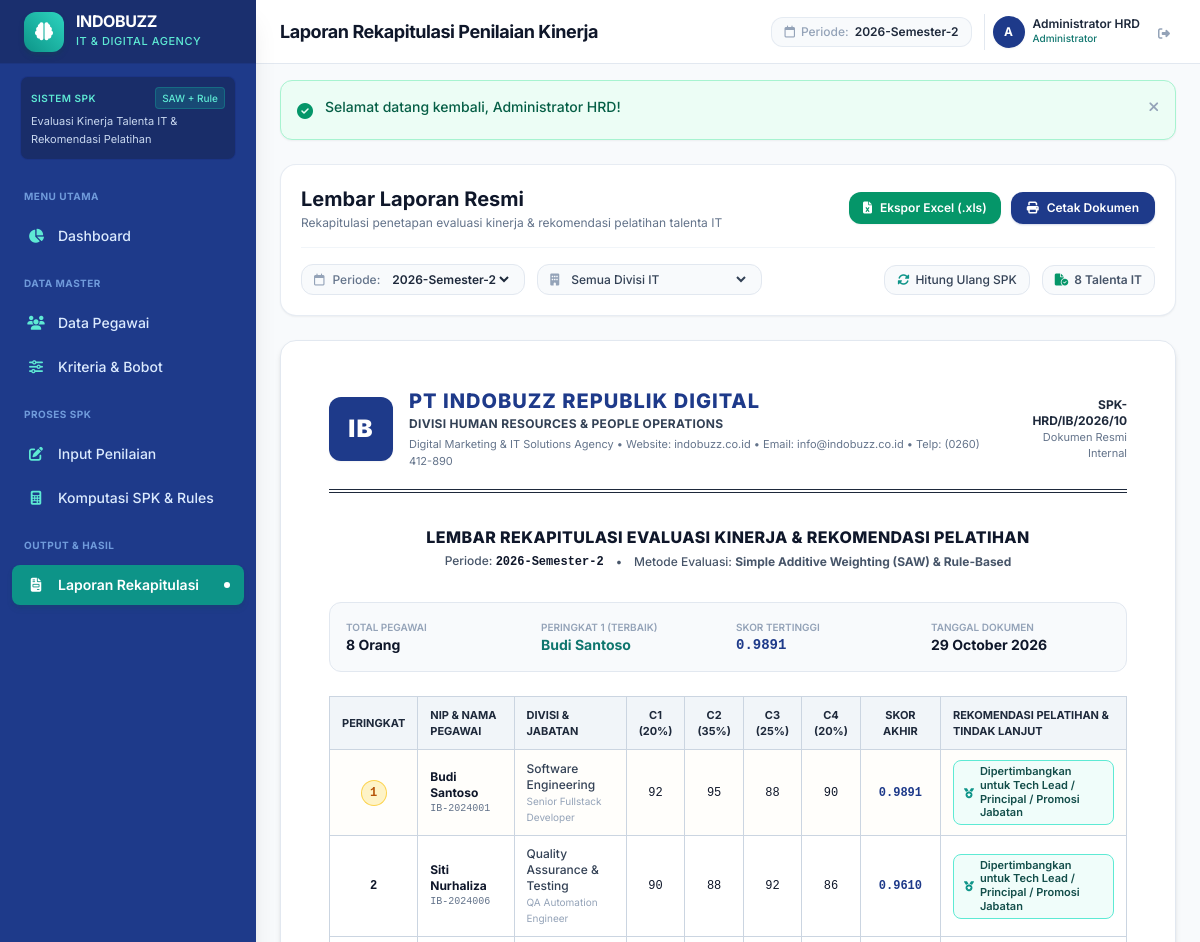
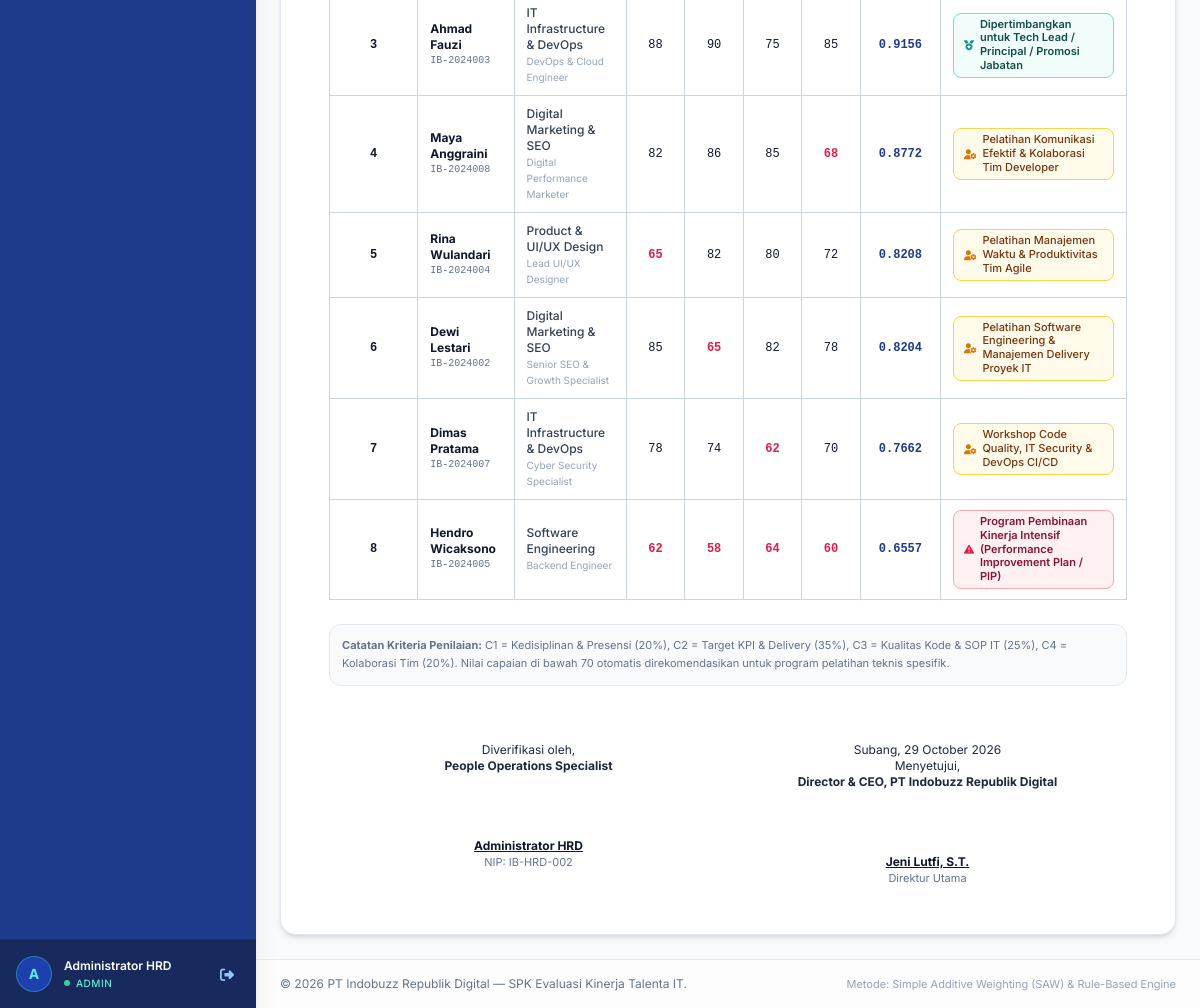
Screenshot of /laporan.php (signed in) with the database file from the repository (2 pictures, top to bottom).
### tables this page shows
CREATE TABLE `pegawai` (
  `id` int(11) NOT NULL AUTO_INCREMENT,
  `nip` varchar(20) NOT NULL,
  `nama` varchar(100) NOT NULL,
  `departemen` varchar(50) NOT NULL,
  `jabatan` varchar(50) NOT NULL,
  `created_at` timestamp NOT NULL DEFAULT current_timestamp(),
  PRIMARY KEY (`id`),
  UNIQUE KEY `nip` (`nip`)
);

CREATE TABLE `hasil_spk` (
  `id` int(11) NOT NULL AUTO_INCREMENT,
  `penilaian_id` int(11) NOT NULL,
  `nilai_akhir_v` decimal(5,4) NOT NULL,
  `ranking` int(11) NOT NULL,
  `rekomendasi_pelatihan` text NOT NULL,
  `calculated_at` timestamp NOT NULL DEFAULT current_timestamp() ON UPDATE current_timestamp(),
  PRIMARY KEY (`id`),
  KEY `fk_hasil_penilaian` (`penilaian_id`),
  CONSTRAINT `fk_hasil_penilaian` FOREIGN KEY (`penilaian_id`) REFERENCES `penilaian` (`id`) ON DELETE CASCADE
);

CREATE TABLE `penilaian` (
  `id` int(11) NOT NULL AUTO_INCREMENT,
  `pegawai_id` int(11) NOT NULL,
  `periode` varchar(20) NOT NULL,
  `c1` decimal(5,2) NOT NULL,
  `c2` decimal(5,2) NOT NULL,
  `c3` decimal(5,2) NOT NULL,
  `c4` decimal(5,2) NOT NULL,
  `created_at` timestamp NOT NULL DEFAULT current_timestamp(),
  PRIMARY KEY (`id`),
  KEY `fk_penilaian_pegawai` (`pegawai_id`),
  CONSTRAINT `fk_penilaian_pegawai` FOREIGN KEY (`pegawai_id`) REFERENCES `pegawai` (`id`) ON DELETE CASCADE
);

### laporan.php (the view, shortened to what the rows shown need)
<?php
require_once __DIR__ . '/config/database.php';
$periode = $_GET['periode'] ?? ($_SESSION['active_periode'] ?? '2026-Semester-2');
$sql = "
    SELECT h.*, p.c1, p.c2, p.c3, p.c4, pg.nip, pg.nama, pg.departemen, pg.jabatan
    FROM hasil_spk h
    JOIN penilaian p ON h.penilaian_id = p.id
    JOIN pegawai pg ON p.pegawai_id = pg.id
    WHERE p.periode = :periode
";
$params = [':periode' => $periode];
$sql .= " ORDER BY h.ranking ASC";
$stmt = $pdo->prepare($sql);
$stmt->execute($params);
$laporanList = $stmt->fetchAll();
require_once __DIR__ . '/includes/header.php';
?>
<?php require_once __DIR__ . '/includes/sidebar.php'; ?>
<div class="flex-1 flex flex-col min-w-0 overflow-y-auto">
    <div class="no-print">
        <?php require_once __DIR__ . '/includes/topbar.php'; ?>
    </div>
    <main class="p-6 max-w-7xl w-full mx-auto space-y-6">
        <div class="no-print bg-white rounded-2xl p-5 border border-slate-200/80 shadow-sm space-y-4">
            <div class="flex flex-col sm:flex-row sm:items-center justify-between gap-4 pb-4 border-b border-slate-100">
                <div>
                    <h1 class="text-xl font-bold text-slate-900">Lembar Laporan Resmi</h1>
                </div>
            </div>
        </div>
        <div class="bg-white rounded-2xl p-8 sm:p-12 border border-slate-200 shadow-md printable-area max-w-5xl mx-auto space-y-6">
            <div class="border-b-4 border-double border-slate-800 pb-5 flex items-center justify-between gap-6">
                <div class="flex items-center gap-4">
                    <div>
                        <h2 class="text-xl font-extrabold text-[#1E3A8A] tracking-wider uppercase leading-tight">
                            PT INDOBUZZ REPUBLIK DIGITAL
                        </h2>
                    </div>
                </div>
            </div>
            <div class="bg-slate-50 rounded-xl p-4 border border-slate-200 text-xs text-slate-700 grid grid-cols-2 sm:grid-cols-4 gap-4">
                <div>
                    <span class="text-slate-400 block text-[10px] uppercase font-semibold">Peringkat 1 (Terbaik)</span>
                    <strong class="text-sm font-bold text-teal-700"><?= !empty($laporanList) ? htmlspecialchars($laporanList[0]['nama']) : '-' ?></strong>
                </div>
                <div>
                    <span class="text-slate-400 block text-[10px] uppercase font-semibold">Skor Tertinggi</span>
                    <strong class="text-sm font-bold text-[#1E3A8A] font-mono"><?= !empty($laporanList) ? number_format($laporanList[0]['nilai_akhir_v'], 4) : '-' ?></strong>
                </div>
            </div>
            <div class="overflow-x-auto">
                <table class="w-full text-left text-xs border border-slate-300 border-collapse">
                    <thead class="bg-slate-100 text-slate-800 font-bold uppercase text-[11px] border-b border-slate-300">
                        <tr>
                            <th class="py-2.5 px-3 border border-slate-300 text-center w-12">Peringkat</th>
                            <th class="py-2.5 px-3 border border-slate-300">NIP & Nama Pegawai</th>
                            <th class="py-2.5 px-3 border border-slate-300">Divisi & Jabatan</th>
                            <th class="py-2.5 px-3 border border-slate-300 text-center w-14" title="Presensi & Standup (Bobot 20%)">C1 (20%)</th>
                            <th class="py-2.5 px-3 border border-slate-300 text-center w-14" title="Target KPI & Delivery (Bobot 35%)">C2 (35%)</th>
                            <th class="py-2.5 px-3 border border-slate-300 text-center w-14" title="Kualitas Kode & SOP (Bobot 25%)">C3 (25%)</th>
                            <th class="py-2.5 px-3 border border-slate-300 text-center w-14" title="Kolaborasi Tim (Bobot 20%)">C4 (20%)</th>
                            <th class="py-2.5 px-3 border border-slate-300 text-center w-20">Skor Akhir</th>
                            <th class="py-2.5 px-3 border border-slate-300">Rekomendasi Pelatihan & Tindak Lanjut</th>
                        </tr>
                    </thead>
                    <tbody class="divide-y divide-slate-200">
                        <?php if (empty($laporanList)): ?>
                            <tr>
                                <td colspan="9" class="py-8 text-center text-slate-400">
                                    <i class="fa-regular fa-folder-open text-2xl mb-1 text-slate-300 block"></i>
                                    Tidak ada data untuk periode / departemen yang dipilih.
                                </td>
                            </tr>
                        <?php else: ?>
                            <?php foreach ($laporanList as $item): ?>
                                <?php
                                $rec = $item['rekomendasi_pelatihan'];
                                $badgeStyle = 'bg-blue-50 text-blue-800 border-blue-200';
                                $icon = 'fa-circle-info';
                                if (str_contains($rec, 'Tech Lead') || str_contains($rec, 'Promosi') || str_contains($rec, 'Principal')) {
                                    $badgeStyle = 'bg-teal-50 text-teal-900 border-teal-300 font-semibold';
                                    $icon = 'fa-medal text-teal-600';
                                } elseif (str_contains($rec, 'PIP') || str_contains($rec, 'Intensif')) {
                                    $badgeStyle = 'bg-rose-50 text-rose-900 border-rose-300 font-semibold';
                                    $icon = 'fa-triangle-exclamation text-rose-600';
                                } elseif (str_contains($rec, 'Pelatihan') || str_contains($rec, 'Workshop')) {
                                    $badgeStyle = 'bg-amber-50 text-amber-900 border-amber-300 font-medium';
                                    $icon = 'fa-user-gear text-amber-600';
                                }
                                ?>
                                <tr class="hover:bg-slate-50 <?= $item['ranking'] == 1 ? 'bg-amber-50/20' : '' ?>">
                                    <td class="py-2.5 px-3 border border-slate-300 text-center font-bold font-mono">
                                        <?php if ($item['ranking'] == 1): ?>
                                            <span class="inline-flex items-center justify-center w-6 h-6 rounded-full bg-amber-100 text-amber-700 font-bold text-xs ring-1 ring-amber-300">
                                                1
                                            </span>
                                        <?php else: ?>
                                            <?= $item['ranking'] ?>
                                        <?php endif; ?>
                                    </td>
                                    <td class="py-2.5 px-3 border border-slate-300">
                                        <div class="font-bold text-slate-900"><?= htmlspecialchars($item['nama']) ?></div>
                                        <div class="text-[10px] text-slate-500 font-mono"><?= htmlspecialchars($item['nip']) ?></div>
                                    </td>
                                    <td class="py-2.5 px-3 border border-slate-300 text-slate-700">
                                        <div class="font-medium"><?= htmlspecialchars($item['departemen']) ?></div>
                                        <div class="text-[10px] text-slate-400"><?= htmlspecialchars($item['jabatan']) ?></div>
                                    </td>
                                    <td class="py-2.5 px-3 border border-slate-300 text-center font-mono <?= $item['c1'] < 70 ? 'text-rose-600 font-bold' : '' ?>">
                                        <?= number_format($item['c1'], 0) ?>
                                    </td>
                                    <td class="py-2.5 px-3 border border-slate-300 text-center font-mono <?= $item['c2'] < 70 ? 'text-rose-600 font-bold' : '' ?>">
                                        <?= number_format($item['c2'], 0) ?>
                                    </td>
                                    <td class="py-2.5 px-3 border border-slate-300 text-center font-mono <?= $item['c3'] < 70 ? 'text-rose-600 font-bold' : '' ?>">
                                        <?= number_format($item['c3'], 0) ?>
                                    </td>
                                    <td class="py-2.5 px-3 border border-slate-300 text-center font-mono <?= $item['c4'] < 70 ? 'text-rose-600 font-bold' : '' ?>">
                                        <?= number_format($item['c4'], 0) ?>
                                    </td>
                                    <td class="py-2.5 px-3 border border-slate-300 text-center font-mono font-bold text-[#1E3A8A]">
                                        <?= number_format($item['nilai_akhir_v'], 4) ?>
                                    </td>
                                    <td class="py-2.5 px-3 border border-slate-300">
                                        <span class="inline-flex items-center gap-1.5 px-2.5 py-1 rounded-lg border text-[11px] leading-tight <?= $badgeStyle ?>">
                                            <i class="fa-solid <?= $icon ?> text-[10px] shrink-0"></i>
                                            <span><?= htmlspecialchars($item['rekomendasi_pelatihan']) ?></span>
                                        </span>
                                    </td>
                                </tr>
                            <?php endforeach; ?>
                        <?php endif; ?>
                    </tbody>
                </table>
            </div>
        </div>
    </main>
        <?php require_once __DIR__ . '/includes/footer.php'; ?>

### rows the page displays
pegawai: nama "Budi Santoso"
hasil_spk: nilai_akhir_v "0.9891", ranking "1", pegawai.nama "Budi Santoso", pegawai.nip "IB-2024001", pegawai.departemen "Software Engineering", pegawai.jabatan "Senior Fullstack Developer", penilaian.c1 "92", penilaian.c2 "95", penilaian.c3 "88", penilaian.c4 "90", rekomendasi_pelatihan "Dipertimbangkan untuk Tech Lead / Principal / Promosi Jabatan"
hasil_spk: ranking "2", pegawai.nama "Siti Nurhaliza", pegawai.nip "IB-2024006", pegawai.departemen "Quality Assurance & Testing", pegawai.jabatan "QA Automation Engineer", penilaian.c1 "90", penilaian.c2 "88", penilaian.c3 "92", penilaian.c4 "86", nilai_akhir_v "0.9610", rekomendasi_pelatihan "Dipertimbangkan untuk Tech Lead / Principal / Promosi Jabatan"
hasil_spk: ranking "3", pegawai.nama "Ahmad Fauzi", pegawai.nip "IB-2024003", pegawai.departemen "IT Infrastructure & DevOps", pegawai.jabatan "DevOps & Cloud Engineer", penilaian.c1 "88", penilaian.c2 "90", penilaian.c3 "75", penilaian.c4 "85", nilai_akhir_v "0.9156", rekomendasi_pelatihan "Dipertimbangkan untuk Tech Lead / Principal / Promosi Jabatan"
hasil_spk: ranking "4", pegawai.nama "Maya Anggraini", pegawai.nip "IB-2024008", pegawai.departemen "Digital Marketing & SEO", pegawai.jabatan "Digital Performance Marketer", penilaian.c1 "82", penilaian.c2 "86", penilaian.c3 "85", penilaian.c4 "68", nilai_akhir_v "0.8772", rekomendasi_pelatihan "Pelatihan Komunikasi Efektif & Kolaborasi Tim Developer"
hasil_spk: ranking "5", pegawai.nama "Rina Wulandari", pegawai.nip "IB-2024004", pegawai.departemen "Product & UI/UX Design", pegawai.jabatan "Lead UI/UX Designer", penilaian.c1 "65", penilaian.c2 "82", penilaian.c3 "80", penilaian.c4 "72", nilai_akhir_v "0.8208", rekomendasi_pelatihan "Pelatihan Manajemen Waktu & Produktivitas Tim Agile"
hasil_spk: ranking "6", pegawai.nama "Dewi Lestari", pegawai.nip "IB-2024002", pegawai.departemen "Digital Marketing & SEO", pegawai.jabatan "Senior SEO & Growth Specialist", penilaian.c1 "85", penilaian.c2 "65", penilaian.c3 "82", penilaian.c4 "78", nilai_akhir_v "0.8204", rekomendasi_pelatihan "Pelatihan Software Engineering & Manajemen Delivery Proyek IT"
hasil_spk: ranking "7", pegawai.nama "Dimas Pratama", pegawai.nip "IB-2024007", pegawai.departemen "IT Infrastructure & DevOps", pegawai.jabatan "Cyber Security Specialist", penilaian.c1 "78", penilaian.c2 "74", penilaian.c3 "62", penilaian.c4 "70", nilai_akhir_v "0.7662", rekomendasi_pelatihan "Workshop Code Quality, IT Security & DevOps CI/CD"
hasil_spk: ranking "8", pegawai.nama "Hendro Wicaksono", pegawai.nip "IB-2024005", pegawai.departemen "Software Engineering", pegawai.jabatan "Backend Engineer", penilaian.c1 "62", penilaian.c2 "58", penilaian.c3 "64", penilaian.c4 "60", nilai_akhir_v "0.6557", rekomendasi_pelatihan "Program Pembinaan Kinerja Intensif (Performance Improvement Plan / PIP)"

### other values shown
substr($user['nama_lengkap'] ?? 'A', 0, 1) "A"
$user['nama_lengkap'] "Administrator HRD"
$user['role'] "ADMIN"
$pageTitle "Laporan Rekapitulasi Penilaian Kinerja"
$activePeriod "2026-Semester-2"
$user['role'] === 'admin' ? 'Administrator' : 'HR Specialist' "Administrator"
$flash['message'] "Selamat datang kembali, Administrator HRD!"
count($laporanList) "8"
$periode "2026-Semester-2"
$currentUser['nama_lengkap'] "Administrator HRD"
form field periode "2026-Semester-2"
